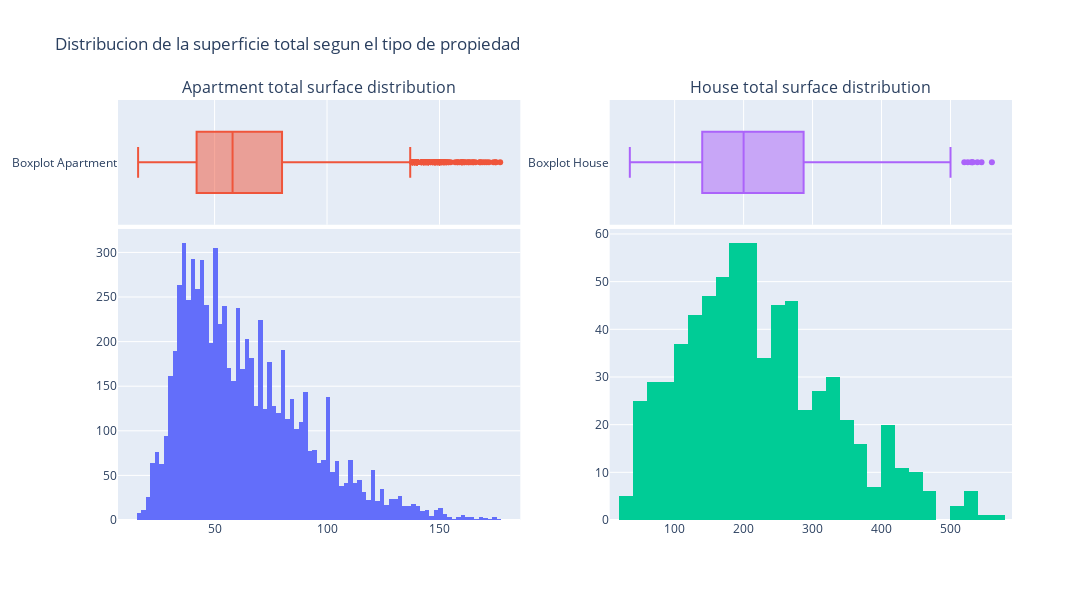

Notebook source saved alongside this figure:
### Markdown cell above
Puede observarser que los precios de los departamentos siguen una distribucion normal con asimetria a derecha.

Se observa una diferencia entre las distribuciones de las variables consideradas:

- El valor de los departamentos tiene una asimetria hacia la izquierda, lo que indica que en general los departamentos tienen un precio menor.

- El precio de las casas esta un poco mas centrada, se puede observar en el valor de la media en el boxplot, lo que indica que las casas manejan un precio mayor que los departamentos, lo cual tiene sentido.

### Code cell
# Distribucion de la variable surface_total.
specs = [
    [{'type' : 'box'      } , {'type' : 'box'}],
    [{'type' : 'histogram'} , {'type' : 'histogram'}]
    ]
fig =  make_subplots(rows=2, cols=2, specs=specs, shared_xaxes=True, vertical_spacing=0.01, row_heights=[0.3, 0.7], subplot_titles=('Apartment total surface distribution', 'House total surface distribution'))

tr1 = go.Histogram(x=data_apartment['surface_total'], name='Histograma Apartment')
tr2 = go.Box(x=data_apartment['surface_total'], name='Boxplot Apartment')

fig.add_trace(tr1, row=2, col=1)
fig.add_trace(tr2, row=1, col=1)

tr3 = go.Histogram(x=data_house['surface_total'], name='Histograma House')
tr4 = go.Box(x=data_house['surface_total'], name='Boxplot House')

fig.add_trace(tr3, row=2, col=2)
fig.add_trace(tr4, row=1, col=2)

fig.update_layout(title='Distribucion de la superficie total segun el tipo de propiedad', height=600, width=1500, showlegend=False)
fig.show()

### Figure 1 — Plotly figure (JSON) as saved in the notebook; plotly's stock layout.template omitted (floating-point values rounded to 4 significant figures; data arrays with more than 128 entries replaced by an {"elided": "..."} marker saying what was removed)
{"data": [{"name": "Histograma Apartment", "type": "histogram", "x": {"elided": "7564 int values"}, "xaxis": "x3", "yaxis": "y3"}, {"name": "Boxplot Apartment", "type": "box", "x": {"elided": "7564 int values"}, "xaxis": "x", "yaxis": "y"}, {"name": "Histograma House", "type": "histogram", "x": {"elided": "689 int values"}, "xaxis": "x4", "yaxis": "y4"}, {"name": "Boxplot House", "type": "box", "x": {"elided": "689 int values"}, "xaxis": "x2", "yaxis": "y2"}], "layout": {"annotations": [{"font": {"size": 16}, "showarrow": false, "text": "Apartment total surface distribution", "x": 0.225, "xanchor": "center", "xref": "paper", "y": 1, "yanchor": "bottom", "yref": "paper"}, {"font": {"size": 16}, "showarrow": false, "text": "House total surface distribution", "x": 0.775, "xanchor": "center", "xref": "paper", "y": 1, "yanchor": "bottom", "yref": "paper"}], "height": 600, "showlegend": false, "title": {"text": "Distribucion de la superficie total segun el tipo de propiedad"}, "width": 1500, "xaxis": {"anchor": "y", "domain": [0, 0.45], "matches": "x3", "showticklabels": false}, "xaxis2": {"anchor": "y2", "domain": [0.55, 1], "matches": "x4", "showticklabels": false}, "xaxis3": {"anchor": "y3", "domain": [0, 0.45]}, "xaxis4": {"anchor": "y4", "domain": [0.55, 1]}, "yaxis": {"anchor": "x", "domain": [0.703, 1]}, "yaxis2": {"anchor": "x2", "domain": [0.703, 1]}, "yaxis3": {"anchor": "x3", "domain": [0, 0.693]}, "yaxis4": {"anchor": "x4", "domain": [0, 0.693]}}}
